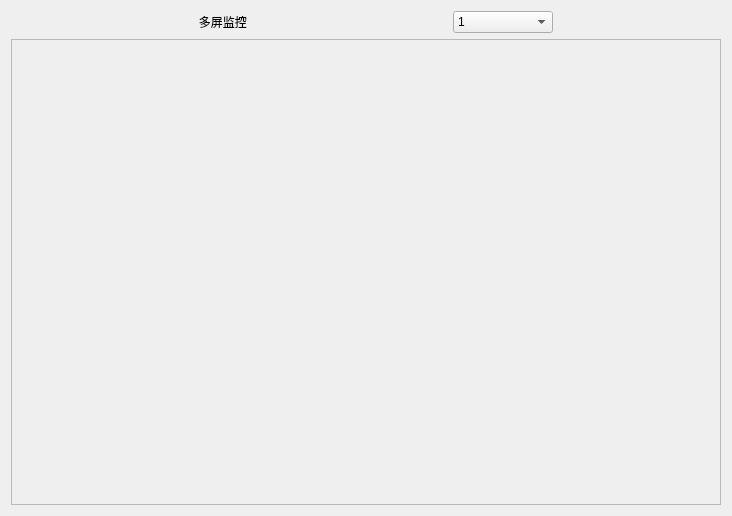
<?xml version="1.0" encoding="UTF-8"?>
<ui version="4.0">
 <class>cwskcontrolwin</class>
 <widget class="QWidget" name="cwskcontrolwin">
  <property name="geometry">
   <rect>
    <x>0</x>
    <y>0</y>
    <width>732</width>
    <height>516</height>
   </rect>
  </property>
  <property name="windowTitle">
   <string>Form</string>
  </property>
  <layout class="QGridLayout" name="gridLayout_2">
   <item row="0" column="0">
    <layout class="QGridLayout" name="gridLayout">
     <item row="0" column="0">
      <widget class="QLabel" name="label">
       <property name="maximumSize">
        <size>
         <width>100</width>
         <height>16777215</height>
        </size>
       </property>
       <property name="text">
        <string>      多屏监控</string>
       </property>
      </widget>
     </item>
     <item row="0" column="1">
      <widget class="QComboBox" name="comboBox">
       <property name="maximumSize">
        <size>
         <width>100</width>
         <height>16777215</height>
        </size>
       </property>
       <item>
        <property name="text">
         <string>1</string>
        </property>
       </item>
       <item>
        <property name="text">
         <string>2</string>
        </property>
       </item>
       <item>
        <property name="text">
         <string>4</string>
        </property>
       </item>
       <item>
        <property name="text">
         <string>8</string>
        </property>
       </item>
       <item>
        <property name="text">
         <string>16</string>
        </property>
       </item>
       <item>
        <property name="text">
         <string>32</string>
        </property>
       </item>
       <item>
        <property name="text">
         <string>64</string>
        </property>
       </item>
      </widget>
     </item>
    </layout>
   </item>
   <item row="1" column="0">
    <widget class="QFrame" name="frame">
     <property name="sizePolicy">
      <sizepolicy hsizetype="Expanding" vsizetype="Expanding">
       <horstretch>0</horstretch>
       <verstretch>0</verstretch>
      </sizepolicy>
     </property>
     <property name="frameShape">
      <enum>QFrame::StyledPanel</enum>
     </property>
     <property name="frameShadow">
      <enum>QFrame::Raised</enum>
     </property>
    </widget>
   </item>
  </layout>
 </widget>
 <resources/>
 <connections/>
</ui>
